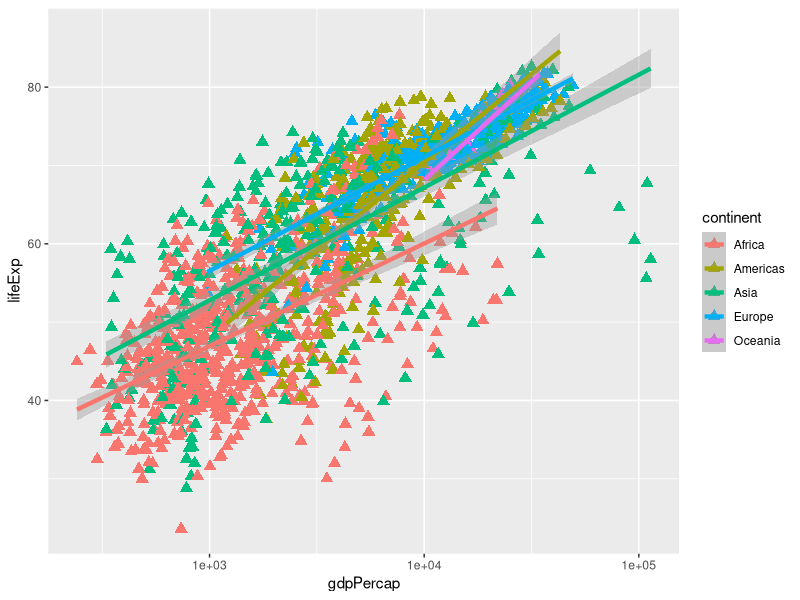
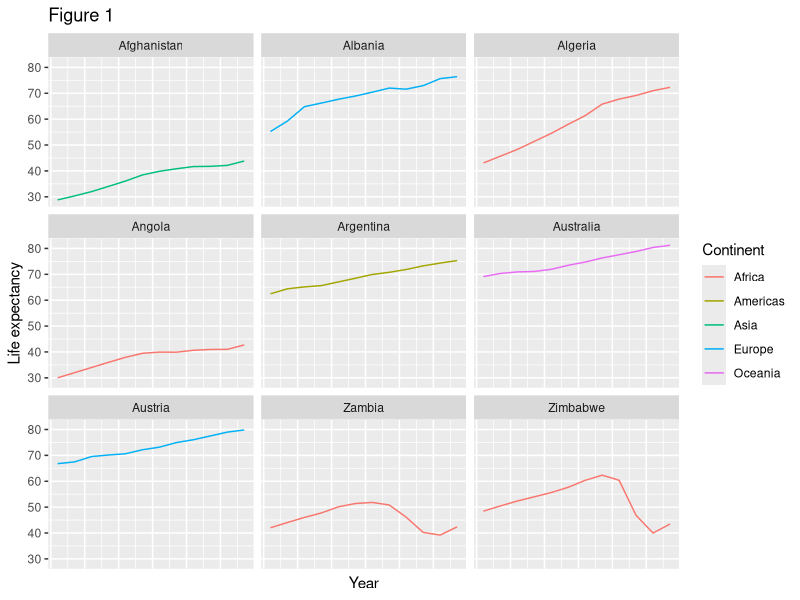
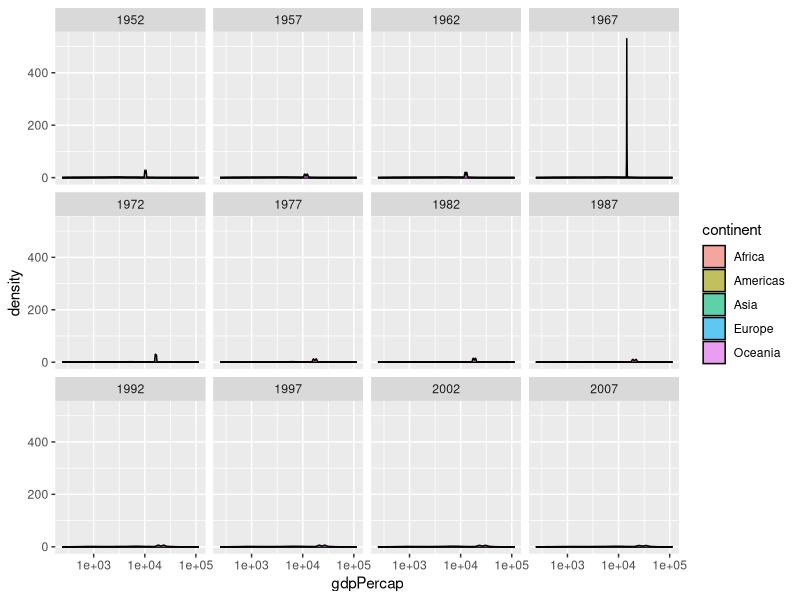

Recreate these plots in R, in order.
## ---- chunk 1
library(ggplot2)
## ---- chunk 2
gapminder <- read.table("../Data/gapminder.txt", header = TRUE)
## ---- chunk 3
ggplot(data = gapminder, aes(x = gdpPercap, y = lifeExp, color = continent)) +
  geom_point(size=3, shape=17) + scale_x_log10() +
  geom_smooth(method="lm", size=1.5)

starts.with <- substr(gapminder$country, start = 1, stop = 1)
az.countries <- gapminder[starts.with %in% c("A", "Z"), ]

ggplot(data = az.countries, aes(x = year, y = lifeExp, color=continent)) +
  geom_line() + facet_wrap( ~ country) +
  labs(
    x = "Year",              # x axis title
    y = "Life expectancy",   # y axis title
    title = "Figure 1",      # main title of figure
    color = "Continent"      # title of legend
  ) +
  theme(axis.text.x=element_blank(), axis.ticks.x=element_blank())

ggplot(data = gapminder, aes(x = gdpPercap, fill=continent)) +
  geom_density(alpha=0.6) + facet_wrap( ~ year) + scale_x_log10()

